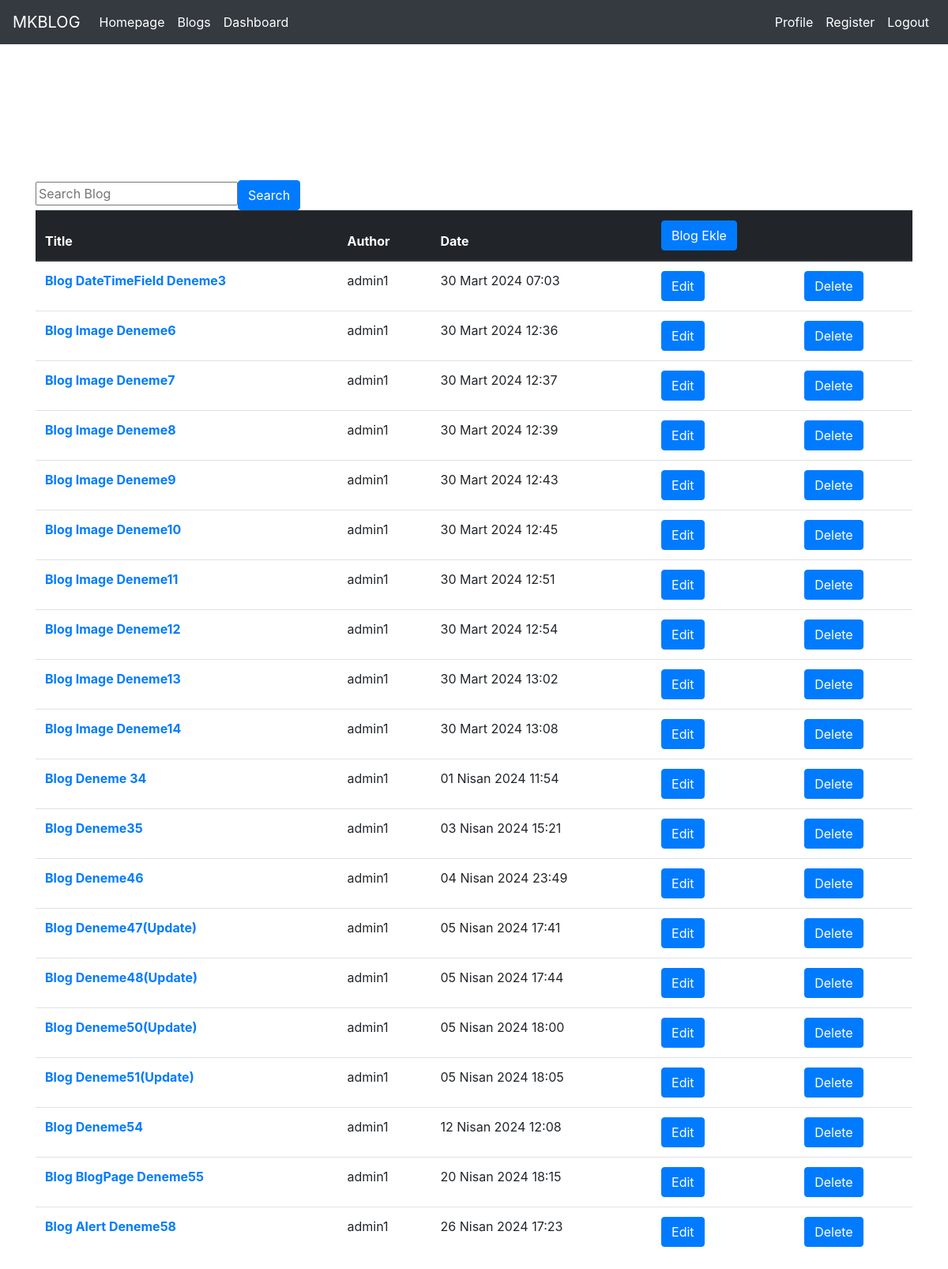
The app's page /blogs/dashboard/ (signed in) with its own data.
### Blogs/models.py (models this page shows, shortened)
class Blog(models.Model): #Blog Model
    title = models.CharField(max_length = 200,verbose_name="Başlık")
    content = models.TextField(verbose_name="İçerik")
    is_active = models.BooleanField(default = True)
    author = models.ForeignKey("auth.User",on_delete=models.CASCADE,verbose_name="Yazar")
    date = models.DateTimeField(auto_now_add=True)
    slug = models.SlugField(null=False,blank=True,unique=True,db_index=True)
    image = models.ImageField(upload_to="blogsondeneme\Blogs\static\img")

### Blogs/views.py (the view)
# urls.py: path('dashboard/',views.dashboard,name="dashboard"), #dashbaord url
def dashboard(request): #The function created for users to view their own blogs
    keyword = request.GET.get("keyword") #This line retrieves the 'keyword' information from the search input on the dashboard page using the 'keyword' variable.
    if keyword: #With this control, we filter the information coming from the keyword and the title of the blog obtained from the 'blogs' variable, and then send it to the dashboard page
        blogs = Blog.objects.filter(title__contains = keyword)
        return render(request,"dashboard.html",{"blogs":blogs})
    blogs = Blog.objects.all()
    blogs = Blog.objects.filter(author = request.user) #This line filters the blogs based on the user who is currently logged in.
    context = { #Here, it sends the information obtained from the 'blogs' variable to the 'dashboard.html' page using the context variable.
        "blogs":blogs
    }
    return render(request,"dashboard.html",context)

### templates/dashboard.html (shortened to what this page needs)
{% extends "layout.html" %}
{% block body %}
{% if blogs %}
<table class="table">
  <form>
    <input type="text" name = "keyword" class="input-sm" maxlength="200" placeholder="Search Blog">
    <button type="submit" class="btn btn-primary">Search</button>
  </form>
  <thead class="thead-dark">
    <tr>
      <th scope="col">Title</th>
      <th scope="col">Author</th>
      <th scope="col">Date</th>
      <th scope="col"><a href="{% url 'AddBlog' %}"><button class="btn btn-primary">Blog Ekle</button></a></th>
      <th scope="col"></th>
    </tr>
  </thead>
  <tbody>
  {% for blog in blogs %}
  <tr>
      <th scope="row"><a href="{% url 'blog' blog.slug %}">{{blog.title}}</a></th>
      <td>{{blog.author}}</td>
      <td>{{blog.date}}</td>
      <td><a href="{% url 'UpdateBlog' blog.slug %}"><button class="btn btn-primary">Edit</button></a></td>
      <td><a href="{% url 'DeleteBlog' blog.slug %}"><button class="btn btn-primary">Delete</button></a></td>
  </tr>
  {% endfor %}
  </tbody>
</table>
{% else %}
<h1>No blog was located.</h1>
<a href="{% url 'AddBlog' %}"><button class="btn btn-primary">Write Blog</button></a>
{% endif %}
{% endblock body %}

### records on screen
Blog: title "Blog DateTimeField Deneme3", author "admin1", date "30 Mart 2024 07:03"
Blog: title "Blog Image Deneme6", author "admin1", date "30 Mart 2024 12:36"
Blog: title "Blog Image Deneme7", author "admin1", date "30 Mart 2024 12:37"
Blog: title "Blog Image Deneme8", author "admin1", date "30 Mart 2024 12:39"
Blog: title "Blog Image Deneme9", author "admin1", date "30 Mart 2024 12:43"
Blog: title "Blog Image Deneme10", author "admin1", date "30 Mart 2024 12:45"
Blog: title "Blog Image Deneme11", author "admin1", date "30 Mart 2024 12:51"
Blog: title "Blog Image Deneme12", author "admin1", date "30 Mart 2024 12:54"
Blog: title "Blog Image Deneme13", author "admin1", date "30 Mart 2024 13:02"
Blog: title "Blog Image Deneme14", author "admin1", date "30 Mart 2024 13:08"
Blog: title "Blog Deneme 34", author "admin1", date "01 Nisan 2024 11:54"
Blog: title "Blog Deneme35", author "admin1", date "03 Nisan 2024 15:21"
Blog: title "Blog Deneme46", author "admin1", date "04 Nisan 2024 23:49"
Blog: title "Blog Deneme47(Update)", author "admin1", date "05 Nisan 2024 17:41"
Blog: title "Blog Deneme48(Update)", author "admin1", date "05 Nisan 2024 17:44"
Blog: title "Blog Deneme50(Update)", author "admin1", date "05 Nisan 2024 18:00"
Blog: title "Blog Deneme51(Update)", author "admin1", date "05 Nisan 2024 18:05"
Blog: title "Blog Deneme54", author "admin1", date "12 Nisan 2024 12:08"
Blog: title "Blog BlogPage Deneme55", author "admin1", date "20 Nisan 2024 18:15"
Blog: title "Blog Alert Deneme58", author "admin1", date "26 Nisan 2024 17:23"
